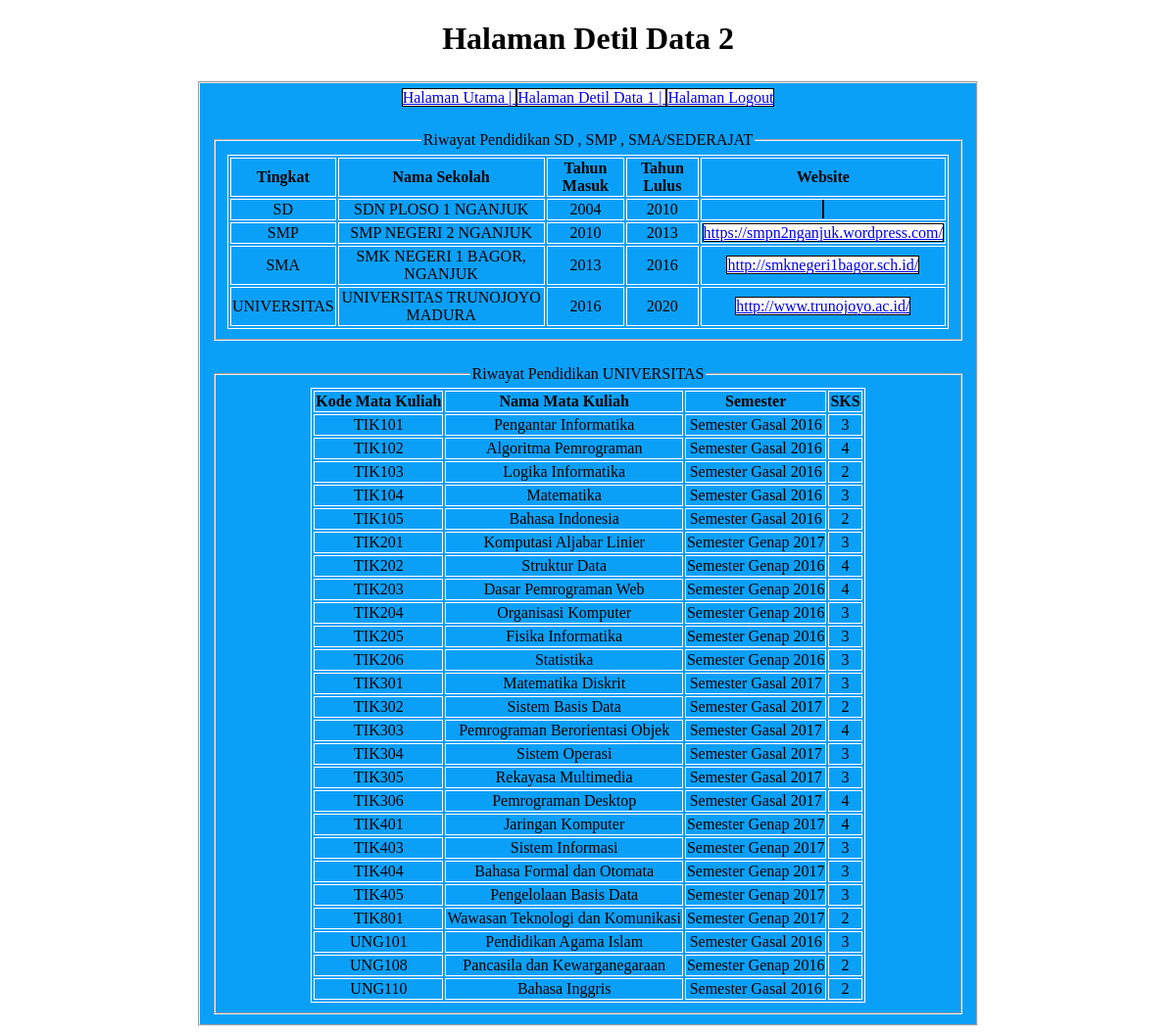
Page /Tugas_PAW_4/private2.php (signed in) on the committed database.
### tables this page shows
CREATE TABLE `riwayat_pendidikan` (
  `ID` int(11) NOT NULL,
  `tingkat` varchar(64) DEFAULT NULL,
  `nama_sekolah` varchar(64) DEFAULT NULL,
  `tahun_masuk` varchar(4) DEFAULT NULL,
  `tahun_lulus` varchar(4) DEFAULT NULL,
  `website` varchar(64) NOT NULL
);

CREATE TABLE `matkul` (
  `kode` varchar(6) NOT NULL,
  `nama_matkul` varchar(64) DEFAULT NULL,
  `semester` varchar(64) DEFAULT NULL,
  `sks` varchar(1) DEFAULT NULL
);

### Tugas_PAW_4/private2.php (the view, shortened to what this page needs)
<!DOCTYPE html>
<html lang="en">
<head>
	<link rel="stylesheet" type="text/css" href="myapp.css">
</head>
<body>
	<h1>Halaman Detil Data 2</h1>
	<fieldset>
		<a href="index.php">Halaman Utama | </a>
		<a href="private1.php">Halaman Detil Data 1 | </a>
		<a href="logout.php">Halaman Logout</a>
		<?php
		echo "<fieldset>";
		echo "<legend>"."Riwayat Pendidikan SD , SMP , SMA/SEDERAJAT"."</legend>";
		include 'riwayat_pdd.php';
		echo "</fieldset>";
			    $dbc = new PDO('mysql:host=localhost;dbname=myapp','root','');
			    $mhs = $dbc->prepare("SELECT kode, nama_matkul, semester, sks FROM matkul");
			    $mhs->execute();
			    	echo "<fieldset>";
					echo "<legend>"."Riwayat Pendidikan UNIVERSITAS"."</legend>";
			        echo "<table>
					<tr>
						<td><b>Kode Mata Kuliah</b></td>
						<td><b>Nama Mata Kuliah</b></td>
						<td><b>Semester</b></td>
						<td><b>SKS</b></td>
					</tr>";
					        foreach($mhs as $row){
					            echo "<tr>";
								echo "<td>".$row[0]."</td>";
								echo "<td>".$row[1]."</td>";
								echo "<td>".$row[2]."</td>";
								echo "<td>".$row[3]."</td>";
								echo "</tr>";
							}
					echo "</table>";
					echo "</fieldset>";
			?>
	</fieldset>
</body>
</html>

### Tugas_PAW_4/riwayat_pdd.php
<?php
$dbc = new PDO('mysql:host=localhost;dbname=myapp','root','');
	$mhs = $dbc->prepare("SELECT tingkat, nama_sekolah, tahun_masuk, tahun_lulus, website FROM riwayat_pendidikan");
	$mhs->execute();
	echo "<table>
		<tr>
		<td><b>Tingkat</b></td>
		<td><b>Nama Sekolah</b></td>
		<td><b>Tahun Masuk</b></td>
		<td><b>Tahun Lulus</b></td>
		<td><b>Website</b></td>
		</tr>";
		foreach($mhs as $row){
			echo "<tr>";
			echo "<td>".$row[0]."</td>";
			echo "<td>".$row[1]."</td>";
			echo "<td>".$row[2]."</td>";
			echo "<td>".$row[3]."</td>";
			echo "<td>"."<a href='$row[4]'>".$row[4]."</a>"."</td>";
			echo "</tr>";
			}
	echo "</table>";
?>

### Tugas_PAW_4/myapp.css (style rules this page uses)
body { margin: center; margin-right: 200px; margin-left: 200px; font-family: calibri; }
table { border: 1px solid white; text-align: center; margin: auto; }
tr { border: 1px solid white; text-align: center; }
td { border: 1px solid white; text-align: center; }
h1 { text-align: center; }
fieldset { background-color: rgb(11, 160, 248); margin-top: 25px; text-align: center; }
a { background-color: rgb(255, 255, 255); text-align: center; border: 1px solid black; }

### rows in the picture
riwayat_pendidikan: tingkat "SD", nama_sekolah "SDN PLOSO 1 NGANJUK", tahun_masuk "2004", tahun_lulus "2010"
riwayat_pendidikan: tingkat "SMP", nama_sekolah "SMP NEGERI 2 NGANJUK", tahun_masuk "2010", tahun_lulus "2013", website "https://smpn2nganjuk.wordpress.com/"
riwayat_pendidikan: tingkat "SMA", nama_sekolah "SMK NEGERI 1 BAGOR, NGANJUK", tahun_masuk "2013", tahun_lulus "2016", website "http://smknegeri1bagor.sch.id/"
riwayat_pendidikan: tingkat "UNIVERSITAS", nama_sekolah "UNIVERSITAS TRUNOJOYO MADURA", tahun_masuk "2016", tahun_lulus "2020", website "http://www.trunojoyo.ac.id/"
matkul: kode "TIK101", nama_matkul "Pengantar Informatika", semester "Semester Gasal 2016", sks "3"
matkul: kode "TIK102", nama_matkul "Algoritma Pemrograman", semester "Semester Gasal 2016", sks "4"
matkul: kode "TIK103", nama_matkul "Logika Informatika", semester "Semester Gasal 2016", sks "2"
matkul: kode "TIK104", nama_matkul "Matematika", semester "Semester Gasal 2016", sks "3"
matkul: kode "TIK105", nama_matkul "Bahasa Indonesia", semester "Semester Gasal 2016", sks "2"
matkul: kode "TIK201", nama_matkul "Komputasi Aljabar Linier", semester "Semester Genap 2017", sks "3"
matkul: kode "TIK202", nama_matkul "Struktur Data", semester "Semester Genap 2016", sks "4"
matkul: kode "TIK203", nama_matkul "Dasar Pemrograman Web", semester "Semester Genap 2016", sks "4"
matkul: kode "TIK204", nama_matkul "Organisasi Komputer", semester "Semester Genap 2016", sks "3"
matkul: kode "TIK205", nama_matkul "Fisika Informatika", semester "Semester Genap 2016", sks "3"
matkul: kode "TIK206", nama_matkul "Statistika", semester "Semester Genap 2016", sks "3"
matkul: kode "TIK301", nama_matkul "Matematika Diskrit", semester "Semester Gasal 2017", sks "3"
matkul: kode "TIK302", nama_matkul "Sistem Basis Data", semester "Semester Gasal 2017", sks "2"
matkul: kode "TIK303", nama_matkul "Pemrograman Berorientasi Objek", semester "Semester Gasal 2017", sks "4"
matkul: kode "TIK304", nama_matkul "Sistem Operasi", semester "Semester Gasal 2017", sks "3"
matkul: kode "TIK305", nama_matkul "Rekayasa Multimedia", semester "Semester Gasal 2017", sks "3"
matkul: kode "TIK306", nama_matkul "Pemrograman Desktop", semester "Semester Gasal 2017", sks "4"
matkul: kode "TIK401", nama_matkul "Jaringan Komputer", semester "Semester Genap 2017", sks "4"
matkul: kode "TIK403", nama_matkul "Sistem Informasi", semester "Semester Genap 2017", sks "3"
matkul: kode "TIK404", nama_matkul "Bahasa Formal dan Otomata", semester "Semester Genap 2017", sks "3"
matkul: kode "TIK405", nama_matkul "Pengelolaan Basis Data", semester "Semester Genap 2017", sks "3"
matkul: kode "TIK801", nama_matkul "Wawasan Teknologi dan Komunikasi", semester "Semester Genap 2017", sks "2"
matkul: kode "UNG101", nama_matkul "Pendidikan Agama Islam", semester "Semester Gasal 2016", sks "3"
matkul: kode "UNG108", nama_matkul "Pancasila dan Kewarganegaraan", semester "Semester Genap 2016", sks "2"
matkul: kode "UNG110", nama_matkul "Bahasa Inggris", semester "Semester Gasal 2016", sks "2"
